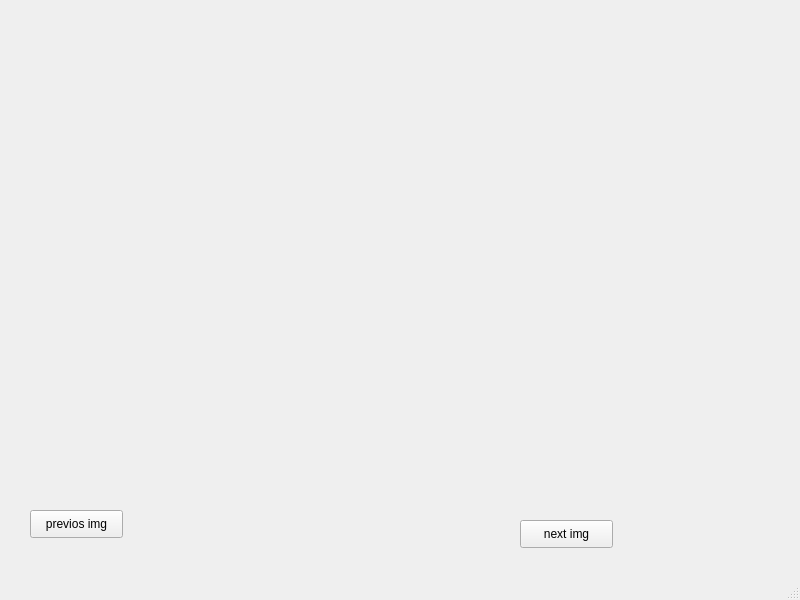
<?xml version="1.0" encoding="UTF-8"?>
<ui version="4.0">
 <class>MainWindow</class>
 <widget class="QMainWindow" name="MainWindow">
  <property name="geometry">
   <rect>
    <x>0</x>
    <y>0</y>
    <width>800</width>
    <height>600</height>
   </rect>
  </property>
  <property name="windowTitle">
   <string>MainWindow</string>
  </property>
  <widget class="QWidget" name="centralwidget">
   <widget class="QLabel" name="label">
    <property name="geometry">
     <rect>
      <x>0</x>
      <y>-20</y>
      <width>791</width>
      <height>521</height>
     </rect>
    </property>
    <property name="text">
     <string/>
    </property>
    <property name="pixmap">
     <pixmap>Hanumanji.jpeg</pixmap>
    </property>
    <property name="scaledContents">
     <bool>true</bool>
    </property>
   </widget>
   <widget class="QPushButton" name="previous_img">
    <property name="geometry">
     <rect>
      <x>30</x>
      <y>510</y>
      <width>93</width>
      <height>28</height>
     </rect>
    </property>
    <property name="text">
     <string>previos img</string>
    </property>
   </widget>
   <widget class="QPushButton" name="next_img">
    <property name="geometry">
     <rect>
      <x>520</x>
      <y>520</y>
      <width>93</width>
      <height>28</height>
     </rect>
    </property>
    <property name="text">
     <string>next img</string>
    </property>
   </widget>
  </widget>
  <widget class="QMenuBar" name="menubar">
   <property name="geometry">
    <rect>
     <x>0</x>
     <y>0</y>
     <width>800</width>
     <height>26</height>
    </rect>
   </property>
  </widget>
  <widget class="QStatusBar" name="statusbar"/>
 </widget>
 <resources/>
 <connections/>
</ui>
